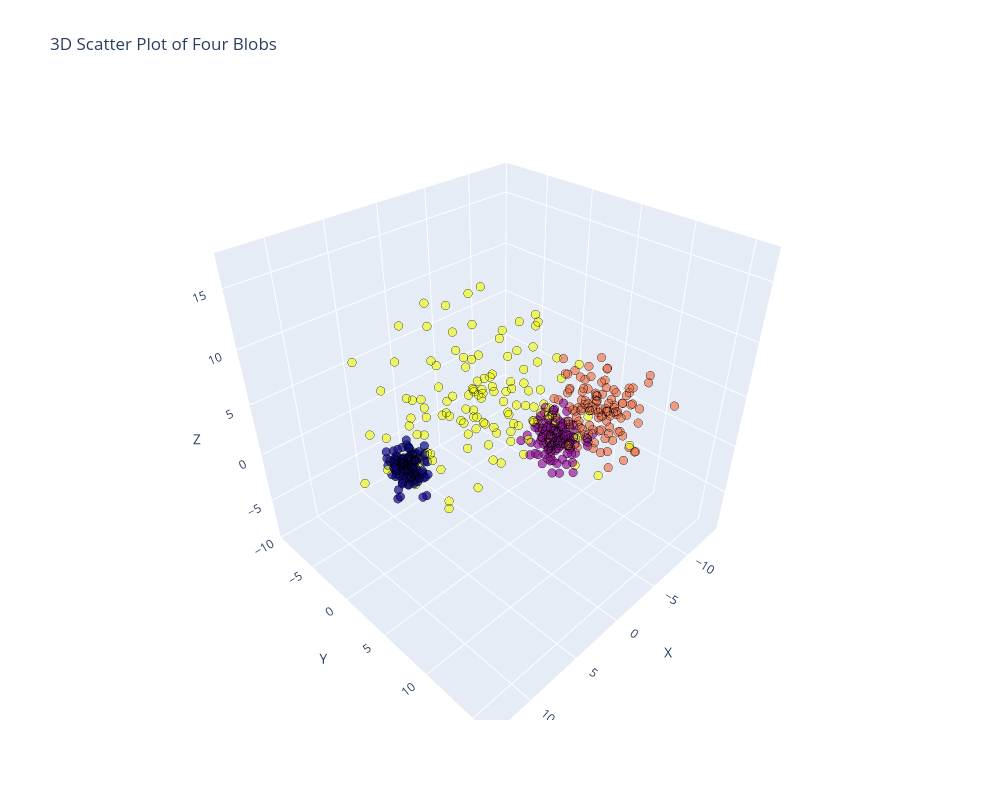

Source (notebook cell):
### Markdown cell above
#### Display the data in an interactive Plotly 3D scatter plot

### Code cell
# Create a DataFrame for Plotly
df = pd.DataFrame(X, columns=['X', 'Y', 'Z'])

# Create interactive 3D scatter plot
fig = px.scatter_3d(df, x='X', y='Y', z='Z', 
                    color=labels_, opacity=0.7,
                    color_discrete_sequence=px.colors.qualitative.G10,
                    title="3D Scatter Plot of Four Blobs")
fig.update_traces(marker=dict(size=5, line=dict(width=1, color='black')),
                  showlegend=False)
fig.update_layout(coloraxis_showscale=False, width=1000, height=800)    # Remove color bar, resize plot

fig.show()

### Figure 1 — Plotly figure (JSON) as saved in the notebook; plotly's stock layout.template omitted (floating-point values rounded to 4 significant figures; data arrays with more than 128 entries replaced by an {"elided": "..."} marker saying what was removed)
{"data": [{"hovertemplate": "X=%{x}<br>Y=%{y}<br>Z=%{z}<br>color=%{marker.color}<extra></extra>", "legendgroup": "", "marker": {"color": {"elided": "500 int values"}, "coloraxis": "coloraxis", "line": {"color": "black", "width": 1}, "opacity": 0.7, "size": 5, "symbol": "circle"}, "mode": "markers", "name": "", "scene": "scene", "showlegend": false, "type": "scatter3d", "x": {"elided": "500 float values"}, "y": {"elided": "500 float values"}, "z": {"elided": "500 float values"}}], "layout": {"coloraxis": {"colorbar": {"title": {"text": "color"}}, "colorscale": [[0, "#0d0887"], [0.1111, "#46039f"], [0.2222, "#7201a8"], [0.3333, "#9c179e"], [0.4444, "#bd3786"], [0.5556, "#d8576b"], [0.6667, "#ed7953"], [0.7778, "#fb9f3a"], [0.8889, "#fdca26"], [1, "#f0f921"]], "showscale": false}, "height": 800, "legend": {"tracegroupgap": 0}, "scene": {"domain": {"x": [0, 1], "y": [0, 1]}, "xaxis": {"title": {"text": "X"}}, "yaxis": {"title": {"text": "Y"}}, "zaxis": {"title": {"text": "Z"}}}, "title": {"text": "3D Scatter Plot of Four Blobs"}, "width": 1000}}
